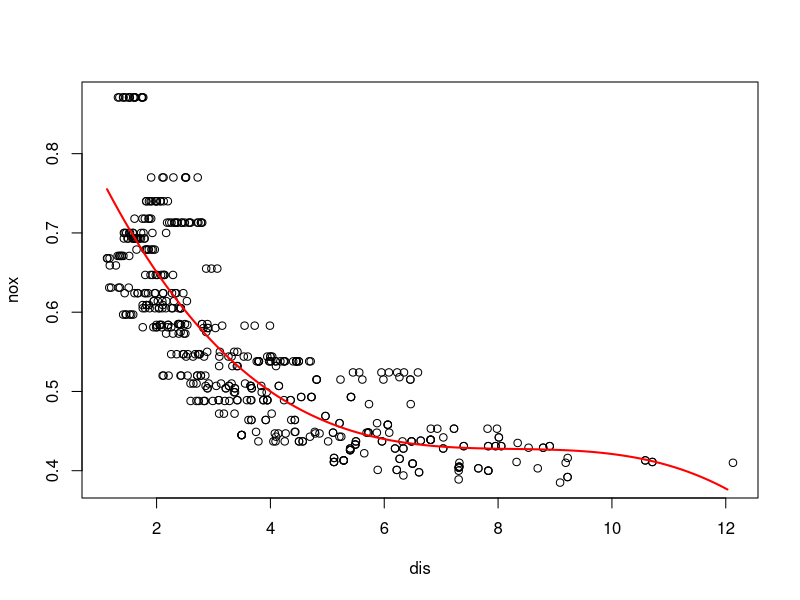
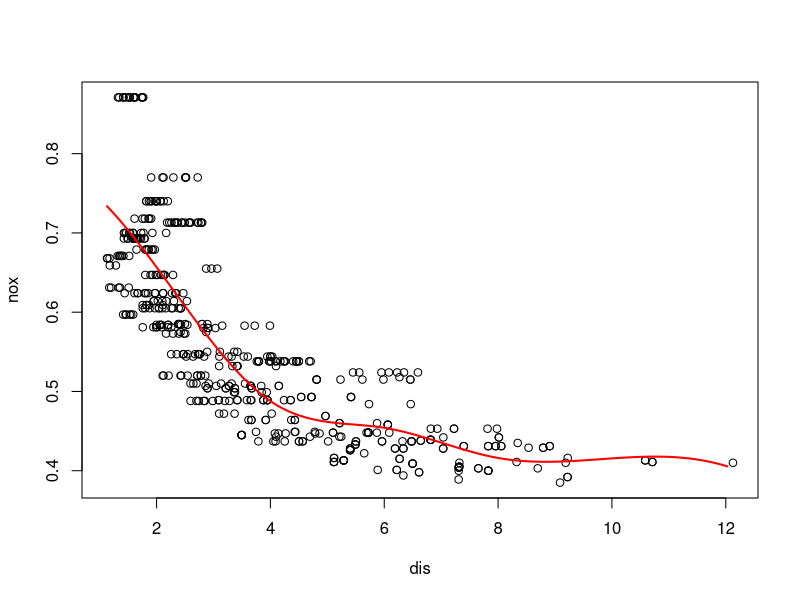
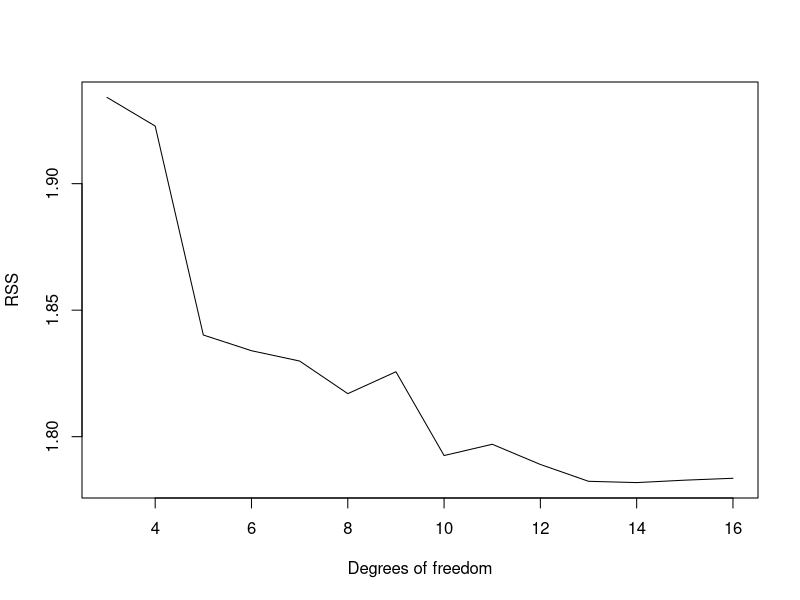

Reproduce these figures in R, in order.
## ---- chunk 1
library(MASS)
set.seed(123)
lm1 <- lm(nox ~ poly(dis, 3), data = Boston)
summary(lm1)
seg <- seq(from = min(Boston$dis), to = max(Boston$dis), by = 0.1)
pred <- predict(lm1, list(dis = seg))
plot(nox ~ dis, data = Boston)
lines(seg, pred, col = "red", lwd = 2)
## ---- chunk 2
library(splines)
lm2 <- lm(nox ~ bs(dis, knots = c(4, 6,8)), data = Boston)
summary(lm2)
pred <- predict(lm2, list(dis = seg))
plot(nox ~ dis, data = Boston)
lines(seg, pred, col = "red", lwd = 2)
## ---- chunk 3
rss <- rep(NA, 16)
for (i in 3:16) {
    fit <- lm(nox ~ bs(dis, df = i), data = Boston)
    rss[i] <- sum(fit$residuals^2)
}
plot(3:16, rss[-c(1, 2)], xlab = "Degrees of freedom", ylab = "RSS", type = "l")
